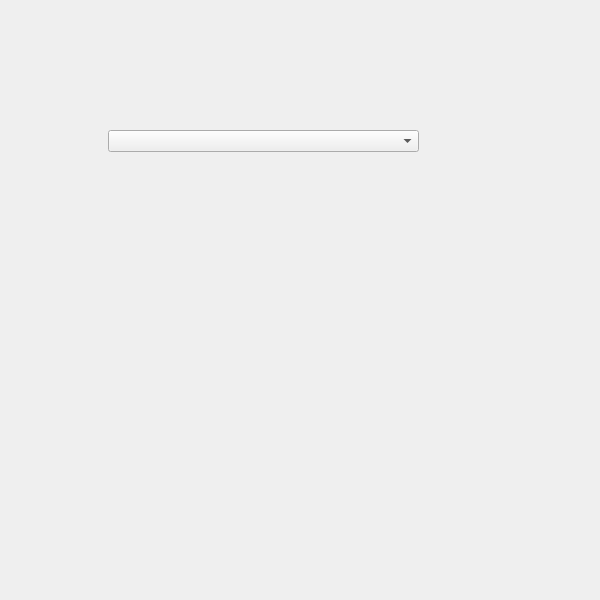
<?xml version="1.0" encoding="UTF-8"?>
<ui version="4.0">
 <class>Dialog</class>
 <widget class="QDialog" name="Dialog">
  <property name="geometry">
   <rect>
    <x>0</x>
    <y>0</y>
    <width>600</width>
    <height>600</height>
   </rect>
  </property>
  <property name="windowTitle">
   <string>Dialog</string>
  </property>
  <widget class="QComboBox" name="department_combobox">
   <property name="geometry">
    <rect>
     <x>108</x>
     <y>130</y>
     <width>311</width>
     <height>22</height>
    </rect>
   </property>
  </widget>
 </widget>
 <resources/>
 <connections/>
</ui>
